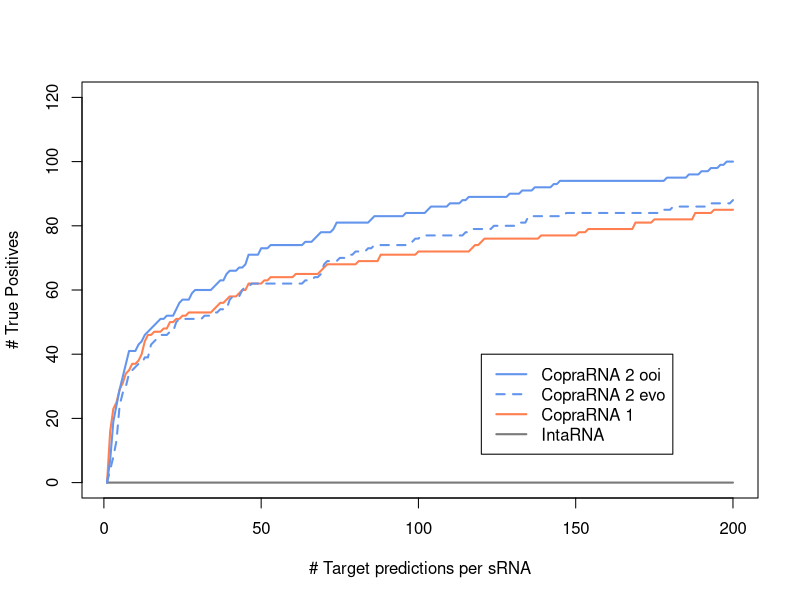

Write R code to recreate this figure.
d <- read.table("benchmark.csv", sep=";", header=T)

# CopraRNA 1
c1_ranks <- d$c1_rank
c1_ranks_cumulated <- c()

# CopraRNA 2 ooi
c2_ooi_rank <- d$c2_ooi
c2_ooi_rank_cumulated <- c()

# CopraRNA 2 evo
c2_evo_rank <- d$c2_evo
c2_evo_rank_cumulated <- c()

# IntaRNA
intarna_ranks <- d$intarna
intarna_ranks_cumulated <- c()

for (i in 1:200) {
    # CopraRNA 1
    c1_ranks_cumulated <- c(c1_ranks_cumulated, length(which(c1_ranks<=i)))
    # CopraRNA 2 ooi
    c2_ooi_rank_cumulated <- c(c2_ooi_rank_cumulated, length(which(c2_ooi_rank<=i)))    
    # CopraRNA 2 evo 
    c2_evo_rank_cumulated <- c(c2_evo_rank_cumulated, length(which(c2_evo_rank<=i)))    
    # IntaRNA
    intarna_ranks_cumulated <- c(intarna_ranks_cumulated, length(which(intarna_ranks<=i)))
}

pdf("CopraRNA2_benchmark.pdf")
    # CopraRNA 1
    plot(c1_ranks_cumulated, type="l", main="", ylab="# True Positives", xlab="# Target predictions per sRNA", ylim=c(0,120), lwd=2, col="coral")
    # IntaRNA
    lines(intarna_ranks_cumulated, col="gray48", lwd=2)
    # CopraRNA 2 ooi
    lines(c2_ooi_rank_cumulated, col="cornflowerblue", lwd=2)
    # CopraRNA 2 evo
    lines(c2_evo_rank_cumulated, col="cornflowerblue", lwd=2, lty=2)

    legend(120, 40, c("CopraRNA 2 ooi", "CopraRNA 2 evo", "CopraRNA 1", "IntaRNA"), col=c("cornflowerblue","cornflowerblue","coral","gray48"), lty=c(1,2,1,1), lwd=2)
dev.off()

